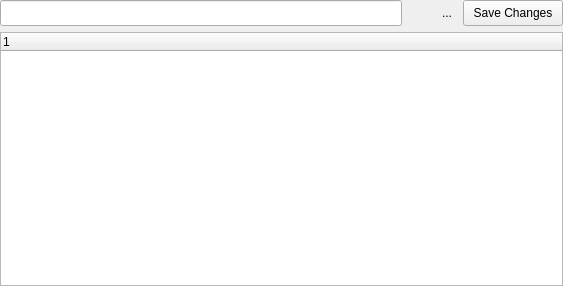
<?xml version="1.0" encoding="UTF-8"?>
<ui version="4.0">
 <class>Form</class>
 <widget class="QWidget" name="Form">
  <property name="geometry">
   <rect>
    <x>0</x>
    <y>0</y>
    <width>563</width>
    <height>286</height>
   </rect>
  </property>
  <property name="windowTitle">
   <string>Edit Records</string>
  </property>
  <layout class="QGridLayout" name="gridLayout">
   <property name="margin">
    <number>0</number>
   </property>
   <item row="0" column="0">
    <layout class="QHBoxLayout" name="uiToolbarLAYOUT">
     <property name="spacing">
      <number>3</number>
     </property>
     <item>
      <widget class="XLineEdit" name="uiSearchTXT">
       <property name="minimumSize">
        <size>
         <width>0</width>
         <height>26</height>
        </size>
       </property>
       <property name="font">
        <font>
         <pointsize>9</pointsize>
        </font>
       </property>
       <property name="x_hint" stdset="0">
        <string>search records</string>
       </property>
       <property name="x_icon" stdset="0">
        <iconset resource="../../../../../resources/projexui_default.qrc">
         <normaloff>:/default/img/search.png</normaloff>:/default/img/search.png</iconset>
       </property>
       <property name="x_cornerRadius" stdset="0">
        <number>10</number>
       </property>
      </widget>
     </item>
     <item>
      <widget class="XPopupButton" name="uiQueryBTN">
       <property name="maximumSize">
        <size>
         <width>26</width>
         <height>26</height>
        </size>
       </property>
       <property name="toolTip">
        <string>&lt;html&gt;&lt;head/&gt;&lt;body&gt;&lt;p&gt;&lt;span style=&quot; font-weight:600;&quot;&gt;Configure Query&lt;/span&gt;&lt;/p&gt;&lt;p&gt;Configure the query options for this editor&lt;/p&gt;&lt;/body&gt;&lt;/html&gt;</string>
       </property>
       <property name="icon">
        <iconset resource="../../../../../resources/projexui_default.qrc">
         <normaloff>:/default/img/query/query.png</normaloff>:/default/img/query/query.png</iconset>
       </property>
       <property name="iconSize">
        <size>
         <width>24</width>
         <height>24</height>
        </size>
       </property>
       <property name="autoRaise">
        <bool>true</bool>
       </property>
      </widget>
     </item>
     <item>
      <widget class="QToolButton" name="uiRefreshBTN">
       <property name="minimumSize">
        <size>
         <width>26</width>
         <height>26</height>
        </size>
       </property>
       <property name="maximumSize">
        <size>
         <width>26</width>
         <height>26</height>
        </size>
       </property>
       <property name="toolTip">
        <string>&lt;html&gt;&lt;head/&gt;&lt;body&gt;&lt;p&gt;&lt;span style=&quot; font-weight:600;&quot;&gt;Refresh Results&lt;/span&gt;&lt;/p&gt;&lt;p&gt;Reloads/Refreshes the results from the database&lt;/p&gt;&lt;/body&gt;&lt;/html&gt;</string>
       </property>
       <property name="text">
        <string>...</string>
       </property>
       <property name="icon">
        <iconset resource="../../../../../resources/projexui_default.qrc">
         <normaloff>:/default/img/query/reload.png</normaloff>:/default/img/query/reload.png</iconset>
       </property>
       <property name="iconSize">
        <size>
         <width>24</width>
         <height>24</height>
        </size>
       </property>
       <property name="autoRaise">
        <bool>true</bool>
       </property>
      </widget>
     </item>
     <item>
      <widget class="QPushButton" name="uiSaveBTN">
       <property name="minimumSize">
        <size>
         <width>100</width>
         <height>26</height>
        </size>
       </property>
       <property name="toolTip">
        <string>&lt;html&gt;&lt;head/&gt;&lt;body&gt;&lt;p&gt;&lt;span style=&quot; font-weight:600;&quot;&gt;Save Changes&lt;/span&gt;&lt;/p&gt;&lt;p&gt;Commits your changes to the database&lt;/p&gt;&lt;/body&gt;&lt;/html&gt;</string>
       </property>
       <property name="text">
        <string>Save Changes</string>
       </property>
      </widget>
     </item>
    </layout>
   </item>
   <item row="1" column="0">
    <widget class="XOrbTreeWidget" name="uiRecordTREE">
     <property name="selectionMode">
      <enum>QAbstractItemView::ExtendedSelection</enum>
     </property>
     <property name="selectionBehavior">
      <enum>QAbstractItemView::SelectItems</enum>
     </property>
     <property name="verticalScrollMode">
      <enum>QAbstractItemView::ScrollPerPixel</enum>
     </property>
     <property name="x_hint" stdset="0">
      <string>No records were found.  You can define your search query through the query popup button in the top right corner.</string>
     </property>
     <property name="x_paged" stdset="0">
      <bool>true</bool>
     </property>
     <column>
      <property name="text">
       <string notr="true">1</string>
      </property>
     </column>
    </widget>
   </item>
  </layout>
 </widget>
 <customwidgets>
  <customwidget>
   <class>XLineEdit</class>
   <extends>QLineEdit</extends>
   <header>projexui.widgets.xlineedit</header>
  </customwidget>
  <customwidget>
   <class>XOrbTreeWidget</class>
   <extends>XTreeWidget</extends>
   <header>projexui.widgets.xorbtreewidget</header>
  </customwidget>
  <customwidget>
   <class>XPopupButton</class>
   <extends>QToolButton</extends>
   <header>projexui.widgets.xpopupbutton</header>
  </customwidget>
  <customwidget>
   <class>XTreeWidget</class>
   <extends>QTreeWidget</extends>
   <header>projexui.widgets.xtreewidget</header>
  </customwidget>
 </customwidgets>
 <resources>
  <include location="../../../../../resources/projexui_default.qrc"/>
 </resources>
 <connections>
  <connection>
   <sender>uiSearchTXT</sender>
   <signal>textEntered(QString)</signal>
   <receiver>uiRecordTREE</receiver>
   <slot>searchRecords(QString)</slot>
   <hints>
    <hint type="sourcelabel">
     <x>108</x>
     <y>14</y>
    </hint>
    <hint type="destinationlabel">
     <x>108</x>
     <y>50</y>
    </hint>
   </hints>
  </connection>
 </connections>
</ui>
